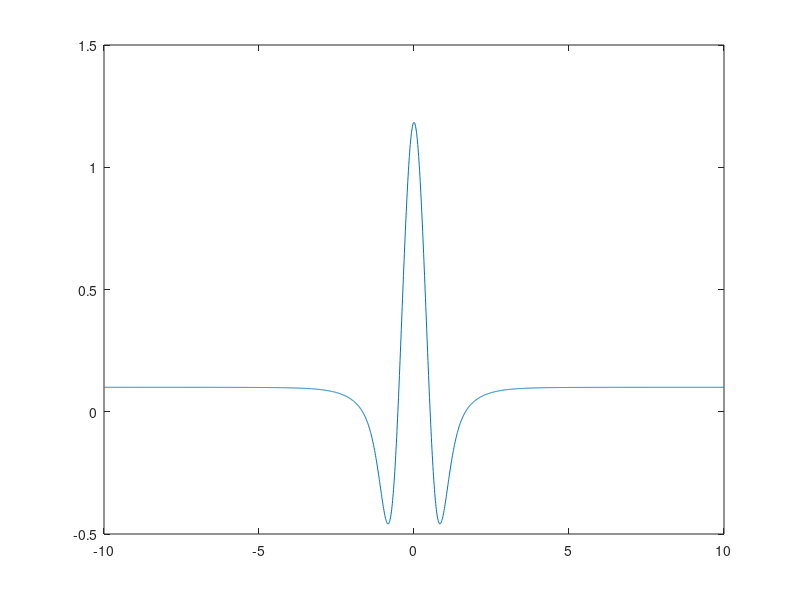

The MATLAB script that drew this image:
%Second harmnic simulation of WMS using Schilt's mathematic derivation

x = -10:0.01:10; %normalized frequency x = (v-vline)/dvline
dv = 2.2; %laser frequency deviation
dvline = 2; %HWHM of absorption profile
I0 = 1; %input power
a0 = 1; %absorpance
psi = pi; %IM-FM phase
phi = 2.*psi; %Lockin phase
Iomega = 1; %low frequency ramp power
pw = 0.5; %modulation frequency power variation


m = dv./dvline; 
X = 1 - x.^2 + m.^2;
r = sqrt(X.^2 +4.*x.^2);



s1 =I0*a0*((sqrt(2)./m).*((-x).*sqrt(r+X) + sign(x) .* sqrt(r-X))./r);
s2 =I0*a0*(-4./m.^2 + (sqrt(2)./m.^2)*((r+1-x.^2).*sqrt(r+X)+2.*abs(x).*sqrt(r-X))./r);
s3 =(-I0*a0./m.^3)*(16.*x+(sqrt(2)./r).*(x.^3-3.*x.*(r+1)).*sqrt(r+X)+(sqrt(2)./r).*sign(x).*(1-3.*x.^2-3.*r).*sqrt(r-X));

s2p = Iomega.*cos(2.*psi.*s2) - pw.*dvline.*(m./2).*(cos(psi.*s1) + cos(3.*psi.*s3));
s2q = Iomega.*sin(2.*psi.*s2) - pw.*dvline.*(m./2).*(sin(psi.*s1) + sin(3.*psi.*s3));


s2phi = -(s2p*cos(phi) + s2q*sin(phi));

%s2max = I0.*a0.*(-4./m.^2 + (2./m.^2).*((m.^2+2)./sqrt(m.^2+1)));

plot(x,s2phi)